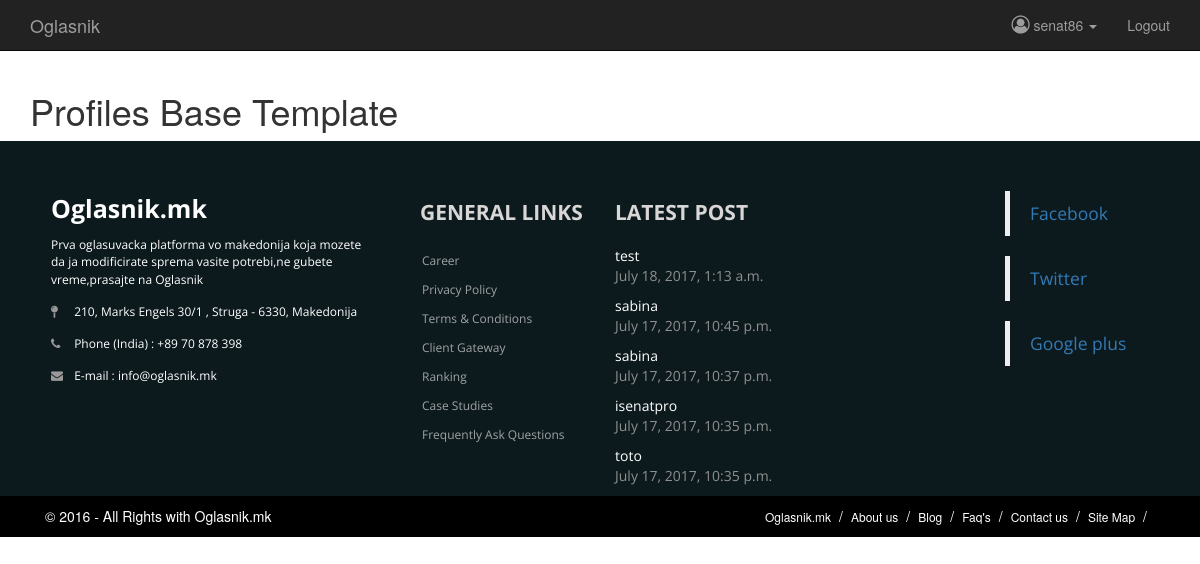
Screenshot of / (signed in) with the database file from the repository.
### profiles/models.py (models this page shows)
class User(AbstractUser):
    username = models.CharField(max_length=30,unique=True)
    email = models.EmailField('Email Address',unique=True,blank=False,null=False)
    USERNAME_FIELD  = 'email'
    REQUIRED_FIELDS = []
    objects = UserManager()

### profiles/views.py (the view)
# urls.py: url(r'^$',views.BaseView.as_view(),name='base'),
class BaseView(TemplateView):
    template_name = 'profiles/base.html'
    def get(self,request,*args,**kwargs):
        template_name = 'profiles/base.html'
        User = get_user_model()
        qs = User.objects.all().order_by('-date_joined')[:5]
        return render(request,template_name,{'users':qs})

### profiles/templates/profiles/base.html (shortened to what this page needs)
{% extends 'base.html' %}
{% block profiles %}
{% if user.is_authenticated %}
  <li role="presentation" class="dropdown">{% block register %}
    <a href='{% url 'profiles:base'  %}' class="dropdown-toggle" id='ProfileDD' data-toggle="dropdown" role="button" aria-haspopup="true" aria-expanded="true">
             <i class="fa fa-user-circle-o" style='font-size:130%;'aria-hidden="true"></i>
             {{request.user.username}}  <span class="caret"></span></a>
      {% endblock %}</li>
  <li>{% block login %}<a href={% url 'profiles:logout' %}>Logout</a>{% endblock %}</li>
{% else %}
  <li {% block regis %}{% endblock %}><a href={% url 'profiles:register' %}>Register</a></li>
  <li {% block logi %}{% endblock %}><a href={% url 'profiles:login' %}>Sign In</a></li>
{% endif %}
{% endblock %}
{% block main %}
<h1>Profiles Base Template</h1>
{% endblock %}

### templates/base.html (shortened to what this page needs)
<!DOCTYPE html>
<html lang="en">
<head>
  <link rel="stylesheet"
        href="https://maxcdn.bootstrapcdn.com/bootstrap/3.3.7/css/bootstrap.min.css"
>
  <link href="https://maxcdn.bootstrapcdn.com/font-awesome/4.7.0/css/font-awesome.min.css"
        rel="stylesheet"
>
  <link href="https://maxcdn.bootstrapcdn.com/font-awesome/4.7.0/css/font-awesome.min.css"
        rel="stylesheet"
>
</head>
<body>
  <nav class="navbar navbar-inverse navbar-static-top">
    <div class="container">
        <div class="navbar-header">
              <a class="navbar-brand" href={% url 'profiles:base' %} id="logo">Oglasnik</a>
        </div>
        <div class="collapse navbar-collapse navHeaderCollapse">
            <ul class="nav navbar-nav navbar-right">
              {% block profiles %}
              {% endblock %}
            </ul>
        </div>
    </div>
</nav>
<main>
  <div class='container'>
    {% block main %}
    {% endblock %}
  </div>
</main>
<footer>
  <div class="container">
    <div class="row">
      <div class="col-md-4 col-sm-6 footerleft ">
        <div class="logofooter"> Oglasnik.mk</div>
        <p>Prva oglasuvacka platforma vo makedonija koja mozete da ja modificirate sprema vasite potrebi,ne gubete vreme,prasajte na Oglasnik</p>
        <p><i class="fa fa-map-pin"></i> 210,  Marks Engels 30/1 , Struga - 6330, Makedonija</p>
        <p><i class="fa fa-phone"></i> Phone (India) : +89 70 878 398</p>
        <p><i class="fa fa-envelope"></i> E-mail : info@oglasnik.mk</p>
      </div>
      <div class="col-md-2 col-sm-6 paddingtop-bottom">
        <h6 class="heading7">GENERAL LINKS</h6>
        <ul class="footer-ul">
          <li><a href="#"> Career</a></li>
          <li><a href="#"> Privacy Policy</a></li>
          <li><a href="#"> Terms & Conditions</a></li>
          <li><a href="#"> Client Gateway</a></li>
          <li><a href="#"> Ranking</a></li>
          <li><a href="#"> Case Studies</a></li>
          <li><a href="#"> Frequently Ask Questions</a></li>
        </ul>
      </div>
      <div class="col-md-4 paddingtop-bottom">
        <h6 class="heading7">LATEST POST</h6>
        <div class="post">
          {% if users %}
          {% for user in users %}
          <p>{{user.username}}<span>{{user.date_joined}}</span></p>
          {% endfor %}
          {% endif %}
        </div>
      </div>
      <div class="col-md-2 col-sm-6 paddingtop-bottom">
        <div class="fb-page" data-href="https://www.facebook.com/facebook" data-tabs="timeline" data-height="300" data-small-header="false" style="margin-bottom:15px;" data-adapt-container-width="true" data-hide-cover="false" data-show-facepile="true">
          <div class="fb-xfbml-parse-ignore">
            <blockquote cite="https://www.facebook.com/facebook"><a href="https://www.facebook.com/facebook">Facebook</a></blockquote>
            <blockquote cite="https://www.facebook.com/facebook"><a href="https://www.facebook.com/facebook">Twitter</a></blockquote>
            <blockquote cite="https://www.facebook.com/facebook"><a href="https://www.facebook.com/facebook">Google plus</a></blockquote>
          </div>
        </div>
      </div>
    </div>
  </div>
</footer>
<div class="copyright">
  <div class="container">
    <div class="col-md-6">
      <p>© 2016 - All Rights with Oglasnik.mk</p>
    </div>
    <div class="col-md-6">
      <ul class="bottom_ul">
        <li><a href="#">Oglasnik.mk</a></li>
        <li><a href="#">About us</a></li>
        <li><a href="#">Blog</a></li>
        <li><a href="#">Faq's</a></li>
        <li><a href="#">Contact us</a></li>
        <li><a href="#">Site Map</a></li>
      </ul>
    </div>
  </div>
</div>
</body>
</html>

### templates/base.html (style rules this page uses)
footer { background-color:#0c1a1e; min-height:350px; font-family: 'Open Sans', sans-serif; }
.footerleft { margin-top:50px; padding:0 36px; }
.logofooter { margin-bottom:10px; font-size:25px; color:#fff; font-weight:700; }
.footerleft p { color:#fff; font-size:12px !important; font-family: 'Open Sans', sans-serif; margin-bottom:15px; }
.footerleft p i { width:20px; color:#999; }
.paddingtop-bottom { margin-top:50px; }
.footer-ul { list-style-type:none; padding-left:0px; margin-left:2px; }
.footer-ul li { line-height:29px; font-size:12px; }
.footer-ul li a { color:#a0a3a4; transition: color 0.2s linear 0s, background 0.2s linear 0s; }
.copyright { min-height:40px; background-color:#000000; }
.copyright p { text-align:left; color:#FFF; padding:10px 0; margin-bottom:0px; }
.heading7 { font-size:21px; font-weight:700; color:#d9d6d6; margin-bottom:22px; }
.post p { font-size:14px; color:#FFF; line-height:20px; }
.post p span { display:block; color:#8f8f8f; }
.bottom_ul { list-style-type:none; float:right; margin-bottom:0px; }
.bottom_ul li { float:left; line-height:40px; }
.bottom_ul li:after { content:"/"; color:#FFF; margin-right:8px; margin-left:8px; }
.bottom_ul li a { color:#FFF; font-size:12px; }

### rows the page displays
User: user.username "senat86"
User: username "test", date_joined "July 18, 2017, 1:13 a.m."
User: username "sabina", date_joined "July 17, 2017, 10:45 p.m."
User: username "sabina", date_joined "July 17, 2017, 10:37 p.m."
User: username "isenatpro", date_joined "July 17, 2017, 10:35 p.m."
User: username "toto", date_joined "July 17, 2017, 10:35 p.m."
